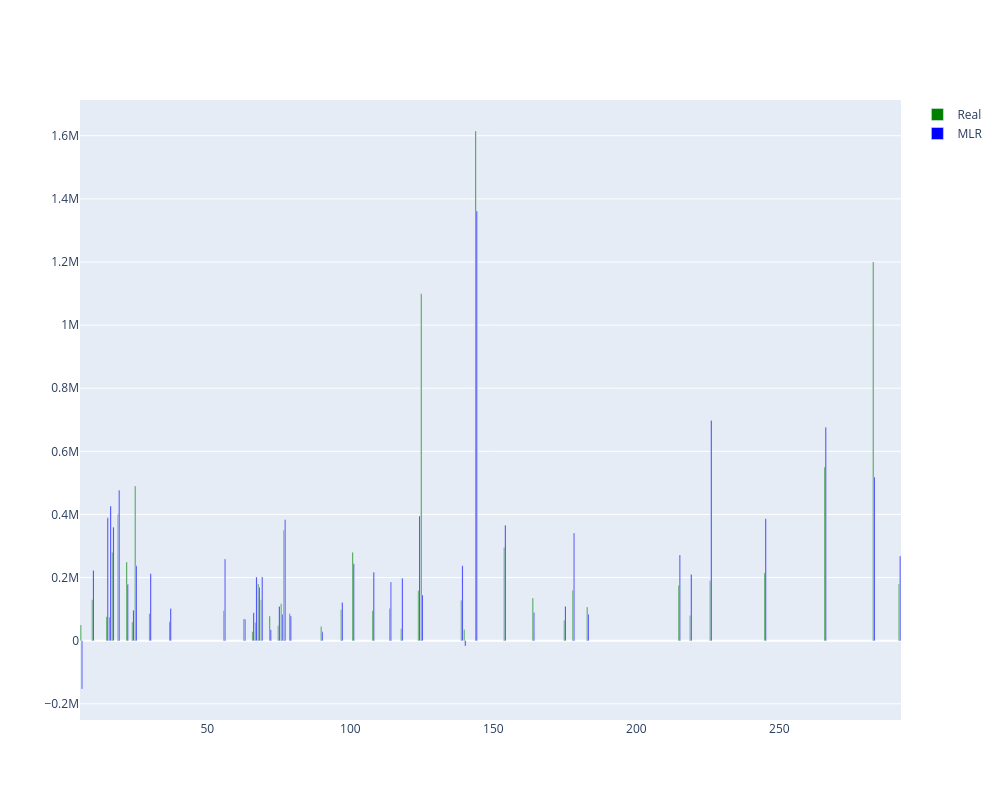

The notebook cell saved with this chart:
### Code cell
import plotly.graph_objects as go

# Grafico preço real e valor previsto
fig = go.Figure(
    data=[
        go.Bar(x=X_train_13.ID, y=y_test.Price_Real, name="Real", marker_color='green'),
        go.Bar(x=X_train_13.ID, y=y_test.Price_prev, name="MLR",  marker_color='blue'),
    ],
)
fig.update_layout(
    autosize=False,
    width=1000,
    height=800)

fig.show()

### Figure 1 — Plotly figure (JSON) as saved in the notebook; plotly's stock layout.template omitted (floating-point values rounded to 4 significant figures; data arrays with more than 128 entries replaced by an {"elided": "..."} marker saying what was removed)
{"data": [{"marker": {"color": "green"}, "name": "Real", "type": "bar", "x": {"elided": "250 int values"}, "y": [189900, 490000, 350000, 50000, 65000, 135000, 35200, 86000, 249000, 215000, 59500, 95000, 1615000, 159000, 98000, 69000, 280000, 175000, 80000, 107000, 101650, 117000, 1200000, 29000, 160000, 295000, 47000, 400000, 95000, 85000, 38000, 78000, 76000, 130000, 280000, 180000, 1099000, 60000, 75000, 180000, 128000, 550000, 58000, 45000, 130000]}, {"marker": {"color": "blue"}, "name": "MLR", "type": "bar", "x": {"elided": "250 int values"}, "y": [697308, 237108, 383312, -153085, 108699, 89532, -16862, 212320, 178807, 386587, 96741, 258814, 1361229, 395190, 120894, 67608, 359862, 271436, 209601, 83477, 185775, 83477, 518980, 88634, 341128, 365677, 108699, 476823, 216566, 77836, 197720, 34773, 389525, 222847, 243890, 169274, 144794, 102066, 426392, 268183, 237541, 676635, 201786, 27968, 201786]}], "layout": {"autosize": false, "height": 800, "width": 1000, "xaxis": {"autorange": true, "range": [5.5, 292.5], "type": "linear"}, "yaxis": {"autorange": true, "range": [-251300.0, 1713000.0], "type": "linear"}}}
